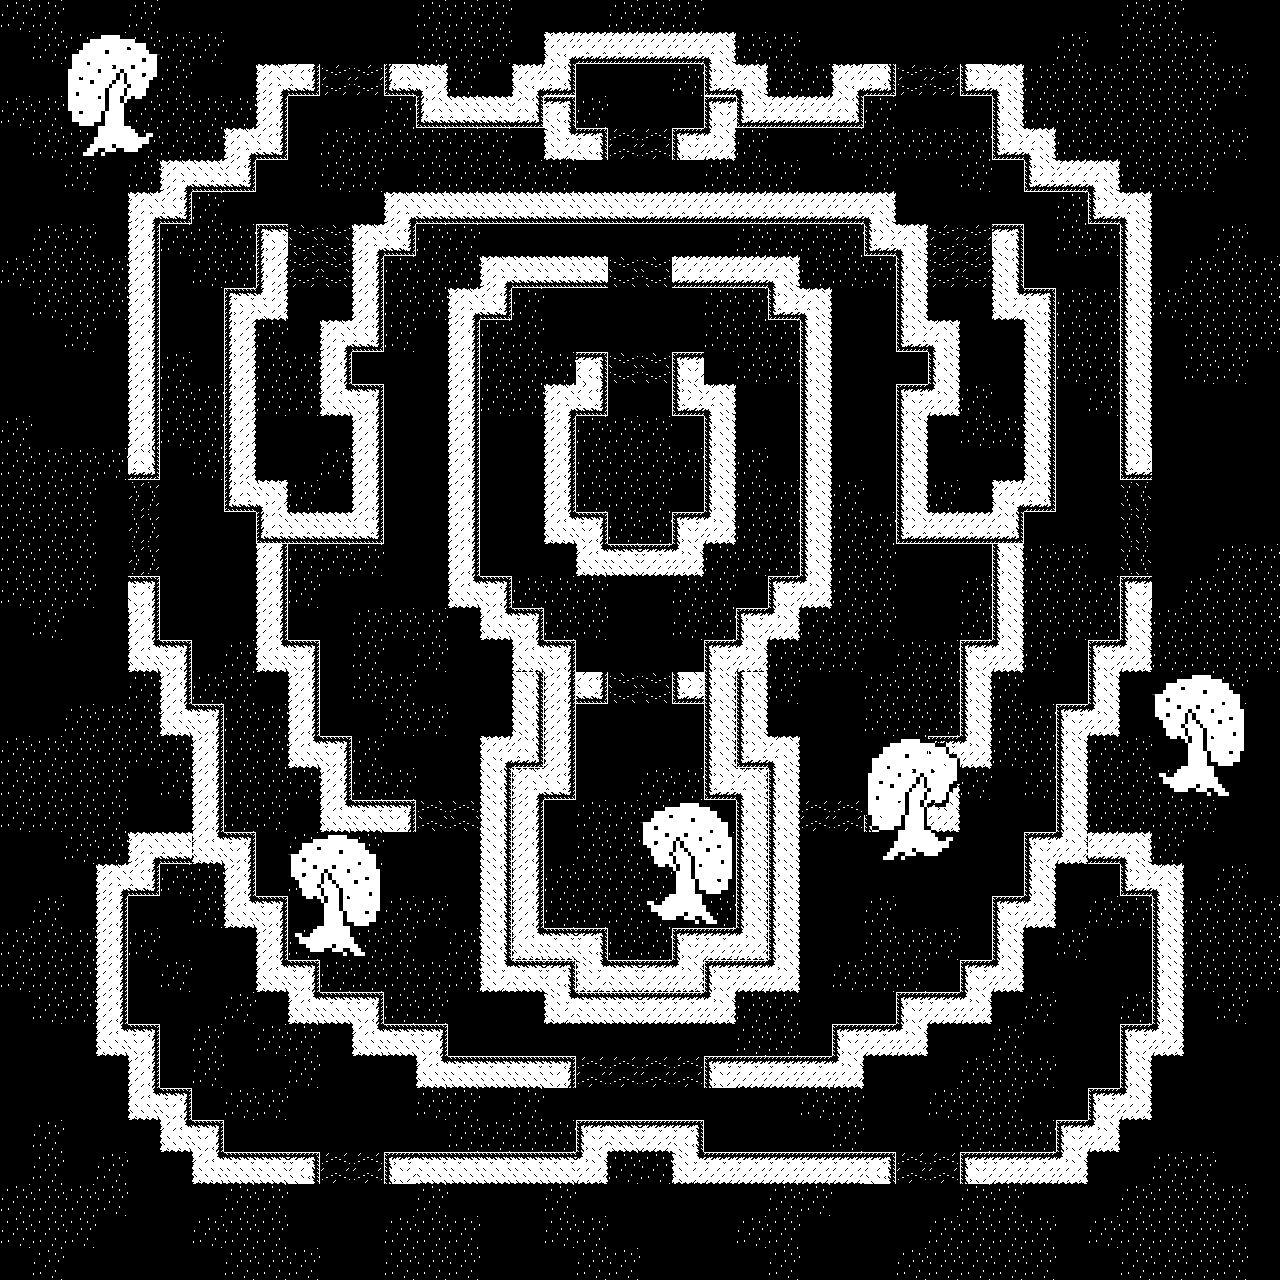

A 2D game scene composited from a Tiled map and its tileset images. What follows is a short description and the map's XML, with each tile layer's data collapsed to a summary:
An orthogonal 40x40 tile map with 32x32 px tiles, 3 tile layers (background, collision, above) and 37 objects.

<map version="1.0" orientation="orthogonal" renderorder="right-down" width="40" height="40" tilewidth="32" tileheight="32" nextobjectid="144">
 <tileset firstgid="1" name="protoTiles" tilewidth="32" tileheight="32" tilecount="100" columns="10">
  <image source="../../assets/protoTiles.png" width="320" height="320" />
 </tileset>
 <layer name="background" width="40" height="40">
  <data>[1600 cells, 569 non-empty, 2 distinct tile ids]</data>
 </layer>
 <layer name="collision" width="40" height="40">
  <data>[1600 cells, 401 non-empty, 4 distinct tile ids]</data>
 </layer>
 <objectgroup name="item">
  <object id="69" gid="26" x="641.167" y="552.333" width="32" height="32" />
  <object id="72" gid="25" x="616.682" y="953.705" width="32" height="32" />
  <object id="73" gid="25" x="620.886" y="958.591" width="32" height="32" />
  <object id="74" gid="25" x="626.182" y="953.955" width="32" height="32" />
  <object id="79" gid="26" x="288" y="512" width="32" height="32" />
  <object id="82" gid="26" x="960" y="512" width="32" height="32" />
  <object id="106" gid="21" x="646" y="533.364" width="32" height="32" />
  <object id="107" gid="26" x="160" y="928" width="32" height="32" />
  <object id="108" gid="26" x="156.5" y="923.5" width="32" height="32" />
  <object id="110" gid="26" x="1084" y="922" width="32" height="32" />
  <object id="111" gid="26" x="1087.5" y="926.5" width="32" height="32" />
  <object id="138" gid="21" x="672" y="96" width="32" height="32" />
 </objectgroup>
 <objectgroup name="sprite">
  <object id="63" gid="2" x="1120" y="800" width="32" height="32" />
  <object id="65" gid="15" x="576" y="864" width="32" height="32" />
  <object id="66" gid="15" x="704" y="832" width="32" height="32" />
  <object id="67" gid="15" x="640" y="896" width="32" height="32" />
  <object id="84" gid="15" x="320" y="608" width="32" height="32" />
  <object id="85" gid="15" x="448" y="704" width="32" height="32" />
  <object id="86" gid="15" x="800" y="704" width="32" height="32" />
  <object id="87" gid="15" x="928" y="608" width="32" height="32" />
  <object id="91" gid="15" x="625.333" y="640" width="32" height="32" />
  <object id="94" gid="5" x="288" y="480" width="32" height="32" />
  <object id="95" gid="5" x="960" y="480" width="32" height="32" />
  <object id="114" gid="15" x="384" y="960" width="32" height="32" />
  <object id="115" gid="15" x="896" y="928" width="32" height="32" />
  <object id="118" gid="15" x="448" y="160" width="32" height="32" />
  <object id="119" gid="15" x="800" y="160" width="32" height="32" />
  <object id="121" gid="15" x="224" y="672" width="32" height="32" />
  <object id="122" gid="15" x="1024" y="672" width="32" height="32" />
  <object id="124" gid="5" x="224" y="1024" width="32" height="32" />
  <object id="125" gid="5" x="160" y="1056" width="32" height="32" />
  <object id="126" gid="5" x="1024" y="1024" width="32" height="32" />
  <object id="127" gid="5" x="1088" y="1056" width="32" height="32" />
  <object id="128" gid="5" x="640" y="512" width="32" height="32" />
  <object id="135" gid="5" x="640" y="128" width="32" height="32" />
  <object id="140" gid="5" x="64" y="160" width="32" height="32" />
  <object id="143" gid="5" x="1152" y="1216" width="32" height="32" />
 </objectgroup>
 <objectgroup name="zone" />
 <objectgroup name="destructable" />
 <layer name="above" width="40" height="40">
  <data>[1600 cells, 60 non-empty, 12 distinct tile ids]</data>
 </layer>
</map>
